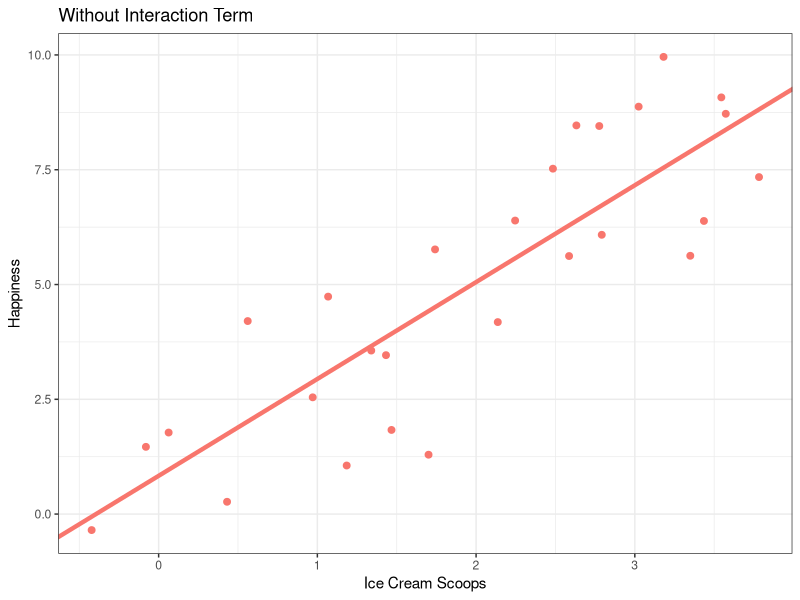
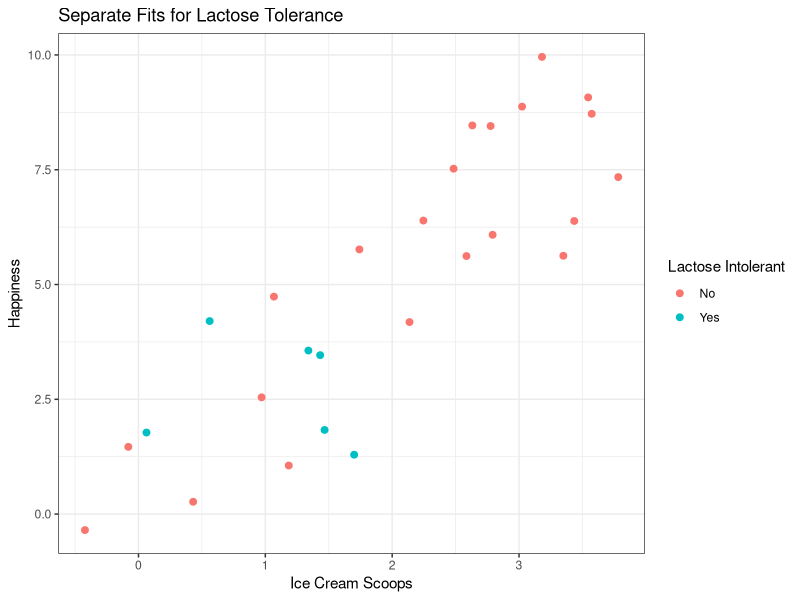
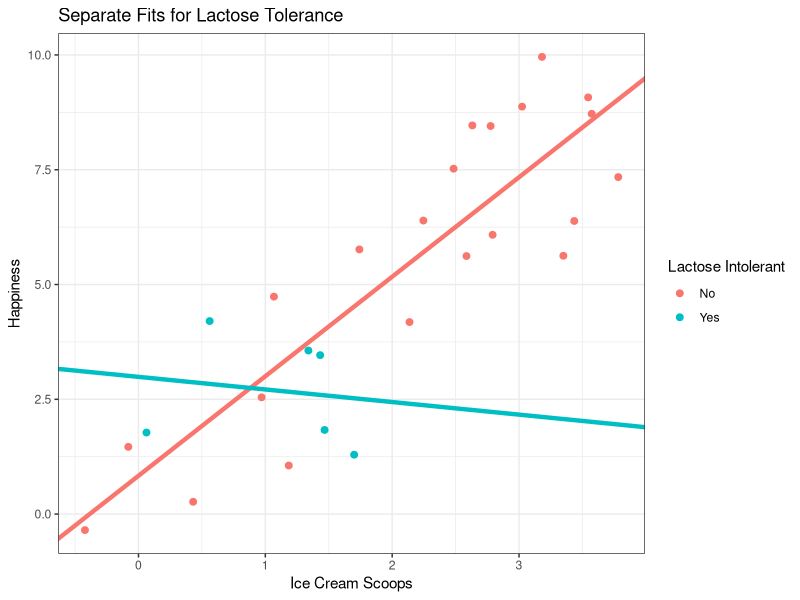
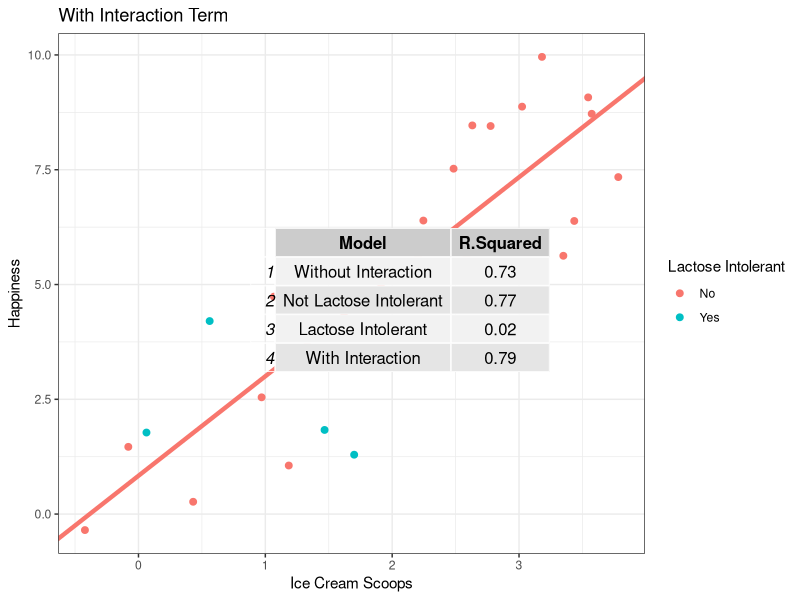

These charts were generated, in order, by the following R code:
library(ggplot2)
library(gridExtra)

### Creating ice cream data
set.seed(1)
ice.cream <- data.frame(
  Ice_Cream_Scoops = jitter(seq(from = 0, to = 4, by = .15), factor = 30),
  Happiness = jitter(seq(from = 0, to = 10, by = 0.3703704), factor = 20),
  Lactose_Intolerant = rep("No", 27)
)
ice.cream$Lactose_Intolerant[5:10] <- "Yes"
lactose <- 5:10

### Without Interaction Term
lm.all <- lm(Happiness ~ Ice_Cream_Scoops, data = ice.cream)

p.1 <- ggplot(ice.cream, aes(x = Ice_Cream_Scoops, y = Happiness)) +
  geom_point(size = 2, color = "#F8766D") +
  xlab("Ice Cream Scoops") +
  ylab("Happiness") +
  theme_bw() +
  labs(title = "Without Interaction Term")
p.1 + geom_abline(intercept = lm.all$coefficients[1], slope = lm.all$coefficients[2], color = "#F8766D", size = 1.5)


### Two Separate fits
lm.no <- lm(Happiness ~ Ice_Cream_Scoops, data = ice.cream[-lactose, ])
lm.yes <- lm(Happiness ~ Ice_Cream_Scoops, data = ice.cream[lactose, ])

p.2 <- ggplot(ice.cream, aes(x = Ice_Cream_Scoops, y = Happiness, col = Lactose_Intolerant)) +
  geom_point(size = 2) +
  xlab("Ice Cream Scoops") +
  ylab("Happiness") +
  labs(color = "Lactose Intolerant", title = "Separate Fits for Lactose Tolerance") +
  theme_bw()

p.2
p.2 + geom_abline(intercept = lm.no$coefficients[1], slope = lm.no$coefficients[2], color = "#F8766D", size = 1.5) +
      geom_abline(intercept = lm.yes$coefficients[1], slope = lm.yes$coefficients[2], color = "#00BFC4", size = 1.5)


### With Interaction Term
lm.interaction <- lm(Happiness ~ Ice_Cream_Scoops + Lactose_Intolerant + Ice_Cream_Scoops*Lactose_Intolerant, data = ice.cream)

p.3 <- ggplot(ice.cream, aes(x = Ice_Cream_Scoops, y = Happiness, col = Lactose_Intolerant)) +
  geom_point(size = 2) +
  xlab("Ice Cream Scoops") +
  ylab("Happiness") +
  labs(color = "Lactose Intolerant", title = "With Interaction Term") +
  theme_bw()
p.3 + geom_abline(intercept = lm.interaction$coefficients[1], slope = lm.interaction$coefficients[2], color = "#F8766D", size = 1.5)


### RSS Comparison - Table
rsq <- data.frame("Model" = c("Without Interaction", "Not Lactose Intolerant", "Lactose Intolerant","With Interaction"),
                  "R-Squared" = round(c(summary(lm.all)$r.squared, summary(lm.no)$r.squared, summary(lm.yes)$r.squared, summary(lm.interaction)$r.squared), 2))

grid.table(rsq)






